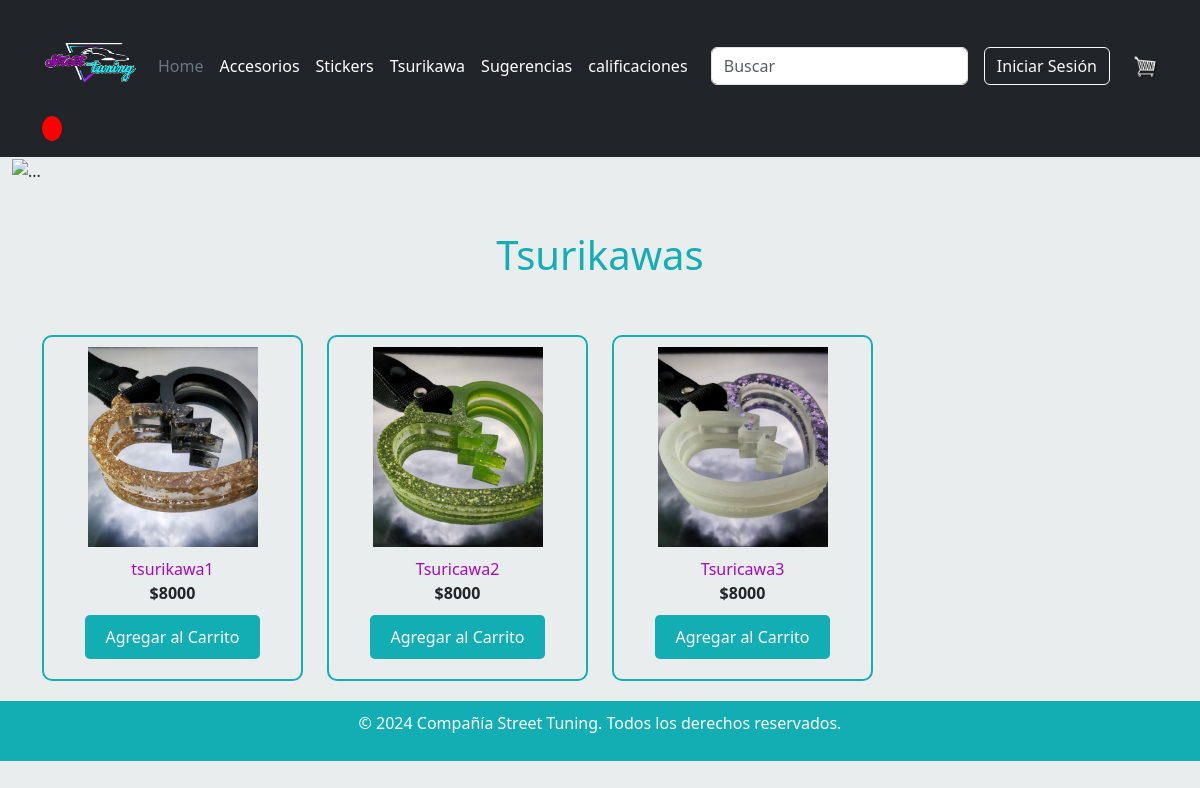
Screenshot of /pagTsurikawa with the database file from the repository.
### appweb/models.py (models this page shows, shortened)
class Producto(models.Model):
    id_producto = models.UUIDField(primary_key=True, default=uuid.uuid4, editable=False)
    nombre = models.CharField(max_length=4000)
    cantidad = models.IntegerField()
    precio = models.IntegerField()
    categoria = models.ForeignKey(Categoria, on_delete=models.CASCADE)
    foto = models.ImageField(upload_to="producto",null=True)

### appweb/views.py (the view)
# urls.py: path('pagTsurikawa', pagTsurikawa, name="pagTsurikawa"),
def pagTsurikawa(request):
    tsurikawa = Producto.objects.filter(categoria__id_categoria='b71c5013-d436-4e2b-902d-690b822080dd')
    data ={
        'tsurikawa' : tsurikawa
    }
    return render(request, "pagTsurikawa.html",data)

### appweb/context_processors.py (called while the page is built)
def carrito_items(request):
    if request.user.is_authenticated:
        try:
            cliente = Cliente.objects.get(usuario=request.user)
            orden, created = Orden.objects.get_or_create(cliente=cliente, complete=False)
            carritoItems = orden.get_carrito_items
        except Cliente.DoesNotExist:
            carritoItems = 0
    else:
        carritoItems = 0
    return {'carritoItems': carritoItems}

### appweb/templates/pagTsurikawa.html (shortened to what this page needs)
{% extends 'base.html' %}
{% load static %}
{% block contenido %}
<head>
</head>
<div class="pag-accesorios">
    <div class="container-fluid">
        <img src="{% static './imagenes/principalTsurikawa.png' %}" class="img-fluid" alt="...">
    </div>
    <div class="container">
        <br>
        <br>
        <h1>Tsurikawas</h1>
        <br>
        <br>
        <div class="row">
            {% for p in tsurikawa %}
            <div class="col-md-3">
                <div class="catalog-item text-center">
                    {% if p.foto %}
                    <img width="170" height="350" src="{{ p.foto.url }}" class="img-responsive wp-post-image"
                        alt="LuzDeSecuencia" class="img-fluid">
                    {% else %}
                    <img width="270" height="350" src="" class="img-responsive wp-post-image" alt="LuzDeSecuencia"
                        class="img-fluid">
                    {% endif %}
                    <div class="catalog-item-title">{{ p.nombre }}</div>
                    <div class="catalog-item-price">${{ p.precio|floatformat:0 }}</div>
                    <div class="add-to-cart">
                        <button data-p="{{ p.id_producto }}" data-action="add" class="btn-agregar add-btn update-cart">
                            Agregar al Carrito
                        </button>
                    </div>
                </div>
            </div>
            {% endfor %}
        </div>
    </div>
</div>
{% endblock %}

### appweb/static/css/style.css (style rules this page uses)
.pag-accesorios { background-color: #EAEDED; }
.pag-accesorios h1 { color: #13AEB4; text-align: center; }
.catalog-item { border: 2px solid #13AEB4; border-radius: 10px; padding: 10px; margin-bottom: 20px; }
.catalog-item img { max-width: 100%; height: 200px; object-fit: cover; }
.catalog-item-title { text-align: center; color: #A00CBC; margin-top: 10px; }
.catalog-item-price { text-align: center; font-weight: bold; }
.add-to-cart { display: block; margin: 10px auto; text-align: center; }
.btn-agregar { background-color: #13AEB4; color: white; border: none; padding: 10px 20px; border-radius: 5px; cursor: pointer; transition: background-color 0.3s; }

### rows the page displays
Producto: foto (picture), nombre "tsurikawa1", precio "8000"
Producto: foto (picture), nombre "Tsuricawa2", precio "8000"
Producto: foto (picture), nombre "Tsuricawa3", precio "8000"
